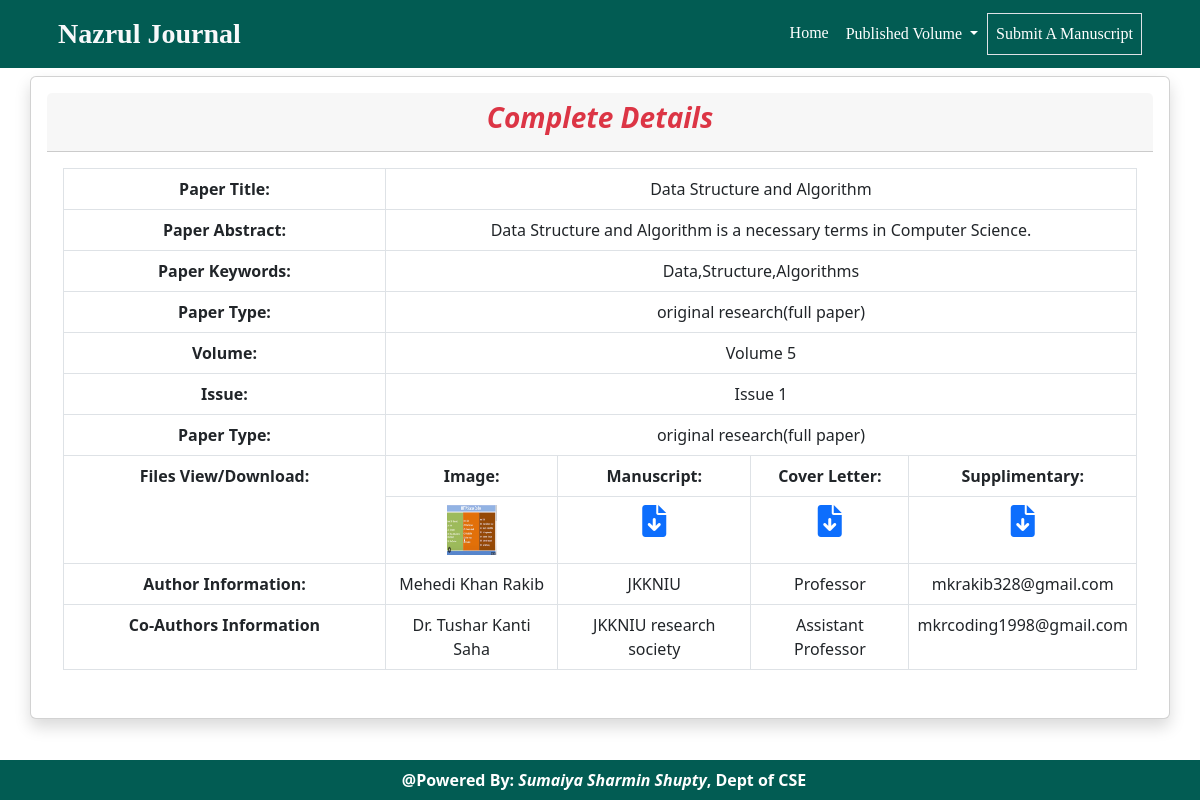
The page /view_details_user.php?id=83 on the database its author committed.
### tables this page shows
CREATE TABLE `new_paper` (
  `id` int(11) NOT NULL,
  `paper_id` varchar(200) NOT NULL,
  `author_id` int(11) NOT NULL,
  `associative_editor_id` varchar(200) NOT NULL,
  `reviewer_id` varchar(200) NOT NULL,
  `paper_title` varchar(1000) NOT NULL,
  `paper_abstract` varchar(5000) NOT NULL,
  `paper_keywords` varchar(1000) NOT NULL,
  `paper_type` varchar(50) NOT NULL,
  `authors_name` varchar(1000) NOT NULL,
  `authors_affiliation` varchar(1000) NOT NULL,
  `authors_designation` varchar(1000) NOT NULL,
  `authors_email` varchar(2000) NOT NULL,
  `manuscript_pdf` varchar(300) NOT NULL,
  `cover_letter_pdf` varchar(300) NOT NULL,
  `manuscript_image` varchar(300) NOT NULL,
  `supplimentary_file` varchar(300) NOT NULL,
  `paper_status` int(2) NOT NULL,
  `count` int(11) NOT NULL,
  `volume_info` varchar(200) DEFAULT NULL,
  `issue_info` varchar(200) DEFAULT NULL,
  `created_at` timestamp NOT NULL DEFAULT '0000-00-00 00:00:00',
  `updated_at` timestamp NOT NULL DEFAULT current_timestamp() ON UPDATE current_timestamp(),
  `published_status` enum('0','1') NOT NULL
);

CREATE TABLE `author_information` (
  `id` int(11) NOT NULL,
  `author_name` varchar(100) NOT NULL,
  `author_designation` varchar(30) NOT NULL,
  `author_university_name` varchar(200) NOT NULL,
  `author_email` varchar(200) NOT NULL,
  `author_contact_no` varchar(11) NOT NULL,
  `author_country` varchar(200) NOT NULL,
  `author_password` varchar(200) NOT NULL
);

### view_details_user.php (the view, shortened to what this page needs)
<?php include('header.php')?>
<?php
    if(isset($_GET['id']))
    {
        $select_new_paper = "SELECT * FROM `new_paper` WHERE `id` = '$_GET[id]' AND `published_status` = '1'";
        $run_select_new_paper = mysqli_query($conn, $select_new_paper);
        $row_select_paper = mysqli_fetch_assoc($run_select_new_paper);
            ?>
            <?php
    }
    if($row_select_paper['authors_name']!="")
    {
        $all_author_name = explode(",", $row_select_paper['authors_name']);
        $all_author_affiliation = explode(",", $row_select_paper['authors_affiliation']);
        $all_author_designation = explode(",", $row_select_paper['authors_designation']);
        $all_author_email = explode(",", $row_select_paper['authors_email']);
    }
?>
<div class="container">
    <div class="row justify-content-center">
        <div class="card mt-2 shadow p-3 mb-5 bg-body rounded">
            <div class="card-header text-center">
                <h3 class = "text-danger fw-bold"><i>Complete Details</i></h3>
            </div>
            <div class="card-body">
                <div class="table-responsive">
                    <table class = "table table-bordered text-center">
                        <tr>
                            <th width = "30%">Paper Title:</th>
                            <td colspan = "4"><?php echo $row_select_paper['paper_title']?></td>
                        </tr>
                        <tr>
                            <th width = "30%">Paper Abstract:</th>
                            <td colspan = "4"><?php echo $row_select_paper['paper_abstract']?></td>
                        </tr>
                        <tr>
                            <th width = "30%">Paper Keywords:</th>
                            <td colspan = "4"><?php echo $row_select_paper['paper_keywords']?></td>
                        </tr>
                        <tr>
                            <th width = "30%">Paper Type:</th>
                            <td colspan = "4"><?php echo $row_select_paper['paper_type']?></td>
                        </tr>
                        <tr>
                            <th width = "30%">Volume:</th>
                            <td colspan = "4"><?php echo $row_select_paper['volume_info']?></td>
                        </tr>
                        <tr>
                            <th width = "30%">Issue:</th>
                            <td colspan = "4"><?php echo $row_select_paper['issue_info']?></td>
                        </tr>
                        <tr>
                            <th width = "30%">Paper Type:</th>
                            <td colspan = "4"><?php echo $row_select_paper['paper_type']?></td>
                        </tr>
                        <tr>
                            <th width = "30%" rowspan = "3">Files View/Download:</th>
                            <tr>
                                <td class = "fw-bold">Image:</td>
                                <td class = "fw-bold">Manuscript:</td>
                                <td class = "fw-bold">Cover Letter:</td>
                                <td class = "fw-bold">Supplimentary:</td>
                            </tr>
                            <tr>
                            <?php
                                if($row_select_paper['manuscript_image']==NULL)
                                {
                                    ?>
                                        <td>--</td>
                                    <?php
                                }
                                else
                                {
                                    ?>
                                    <td><img src="author/image_for_paper/<?php echo $row_select_paper['manuscript_image'] ?>" width = "50 px" height = "50px" alt="No_Image"></td>
                                    <?php
                                }
                            ?>
                                <td><a class = "" href="download_file_user.php?paper_id=<?php echo $row_select_paper['paper_id'] ?>&type=manuscript&file=<?php echo $row_select_paper['manuscript_pdf']?>"><i class="fa-solid fa-file-arrow-down fa-2x"></i></a></td>
                                <td><a class = "" href="download_file_user.php?paper_id=<?php echo $row_select_paper['paper_id'] ?>&type=cover_letter&file=<?php echo $row_select_paper['cover_letter_pdf']?>"><i class="fa-solid fa-file-arrow-down fa-2x"></i></a></td>
                                <td><a class = "" href="download_file_user.php?paper_id=<?php echo $row_select_paper['paper_id'] ?>&type=supplimentary_file&file=<?php echo $row_select_paper['supplimentary_file']?>"><i class="fa-solid fa-file-arrow-down fa-2x"></i></a></td>
                            </tr>
                        </tr>
                        <tr>
                            <th width = "30%">Author Information:</th>
                            <?php
                                $select_author_information = "SELECT * FROM `author_information` WHERE `id` = '$row_select_paper[author_id]'";
                                $run_select_author_information = mysqli_query($conn, $select_author_information);
                                $res_select_author_information = mysqli_fetch_assoc($run_select_author_information);
                            ?>
                            <td><?php echo $res_select_author_information['author_name']?></td>
                            <td><?php echo $res_select_author_information['author_university_name']?></td>
                            <td><?php echo $res_select_author_information['author_designation']?></td>
                            <td><?php echo $res_select_author_information['author_email']?></td>
                        </tr>
                        <tr>
                            <th width = "30%" rowspan = "<?php echo sizeof($all_author_name)+1 ?>" >Co-Authors Information</th>
                            <?php
                                if($row_select_paper['authors_name']!="")
                                {
                                    for($k=0;$k<sizeof($all_author_name);$k++)
                                    {
                                        ?>
                                            <tr >
                                                <td><?php echo $all_author_name[$k]?></td>
                                                <td><?php echo $all_author_affiliation[$k]?></td>
                                                <td><?php echo $all_author_designation[$k]?></td>
                                                <td><?php echo $all_author_email[$k]?></td>
                                            </tr>
                                        <?php
                                    }
                                }
                                else
                                {
                                    ?>
                                        <td colspan = "4"></td>
                                    <?php
                                }
                            ?>
                        </tr>
                    </table>
                </div>
            </div>
        </div>
    </div>
</div>
<?php include('footer.php')?>

### css/main.css (style rules this page uses)
:root { --home_page_bg_color: #025c53; --card_header_bg_color: #04423c; --btn_color: #04423c; --btn_hover_bg_color: black; --btn_hover_text_color: yellow; }

### rows shown on the page
new_paper: paper_title "Data Structure and Algorithm", paper_abstract "Data Structure and Algorithm is a necessary terms in Computer Science.", paper_keywords "Data,Structure,Algorithms", paper_type "original research(full paper)", volume_info "Volume 5", issue_info "Issue 1", manuscript_image (picture), authors_name "Dr. Tushar Kanti Saha", authors_affiliation "JKKNIU research society", authors_designation "Assistant Professor", authors_email "mkrcoding1998@gmail.com"
author_information: author_name "Mehedi Khan Rakib", author_university_name "JKKNIU", author_designation "Professor", author_email "mkrakib328@gmail.com"
